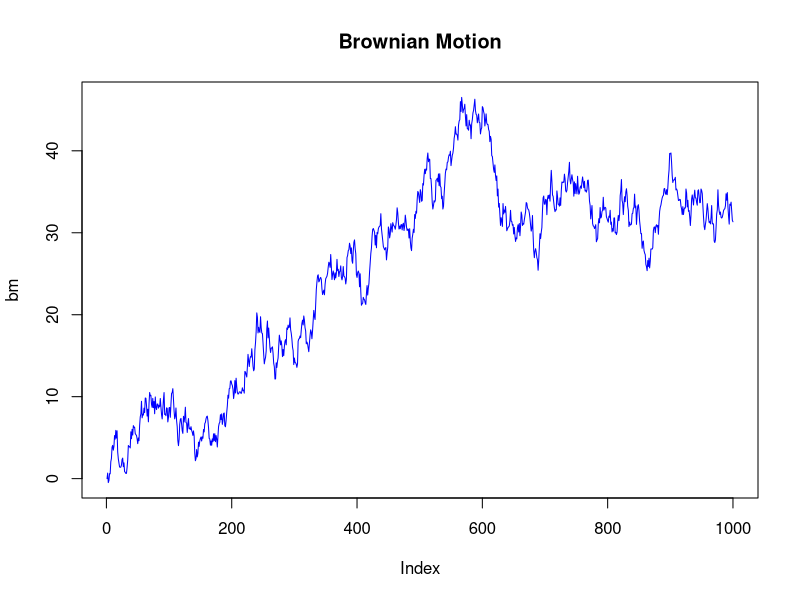
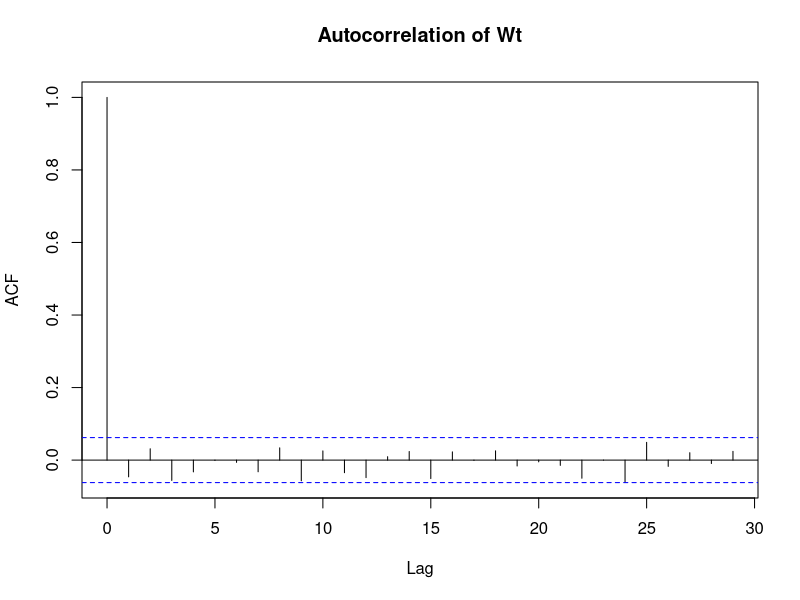
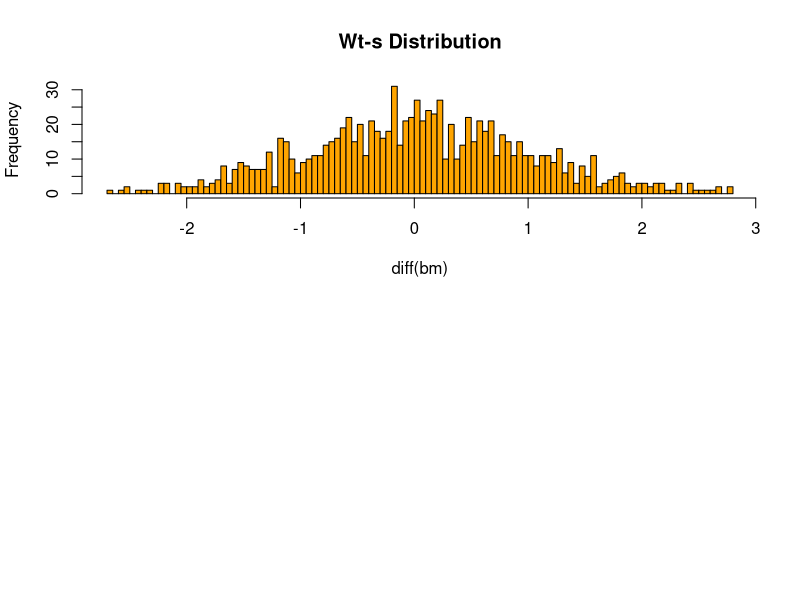
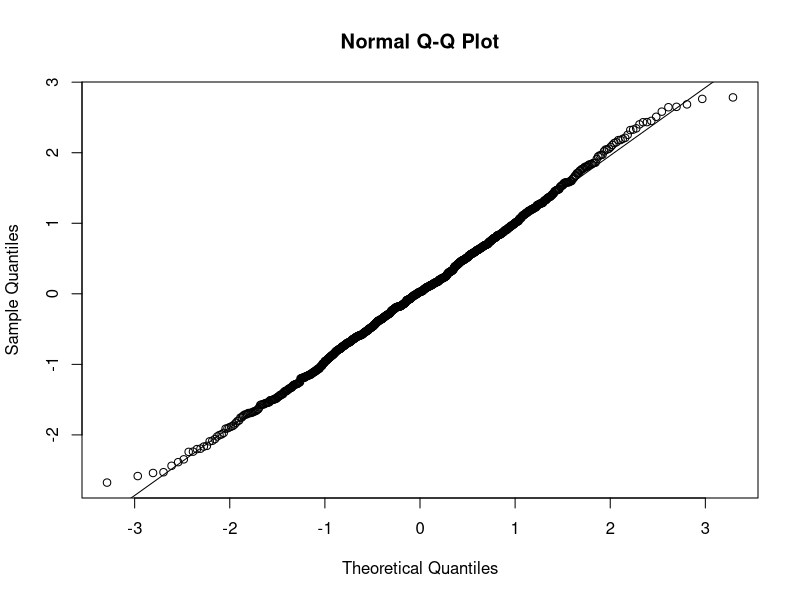

Reproduce these figures in R, in order.
bm <- cumsum(rnorm(1000,0,1))
 bm <- bm - bm[1]
windows()
plot(bm, main = "Brownian Motion", col = "blue", type = "l")

windows()
acf(diff(bm), main = "Autocorrelation of Wt")

windows()
par(mfrow = c(2,1))
hist(diff(bm), col = "orange", breaks = 100, main = "Wt-s Distribution")
windows()
qqnorm(diff(bm))
qqline(diff(bm))